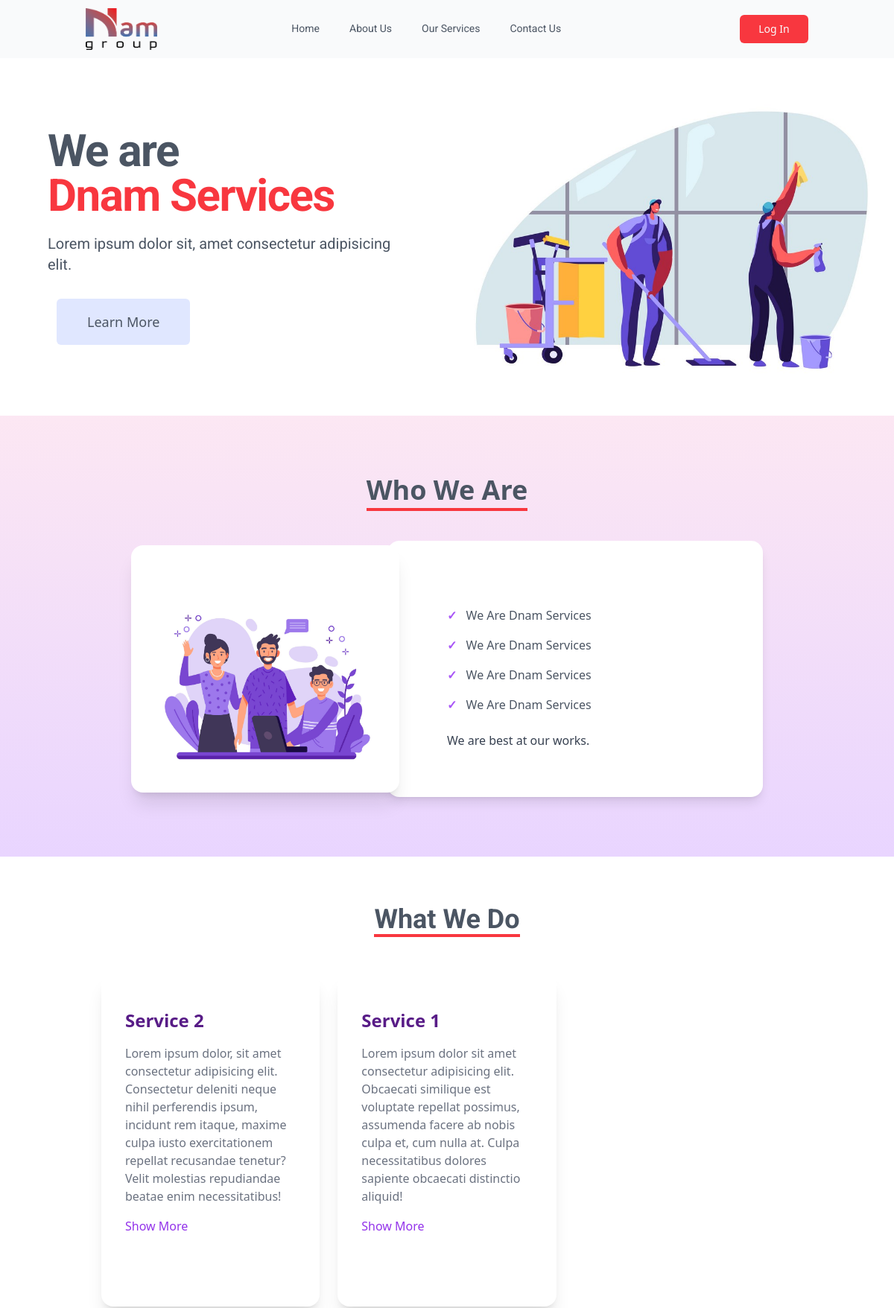
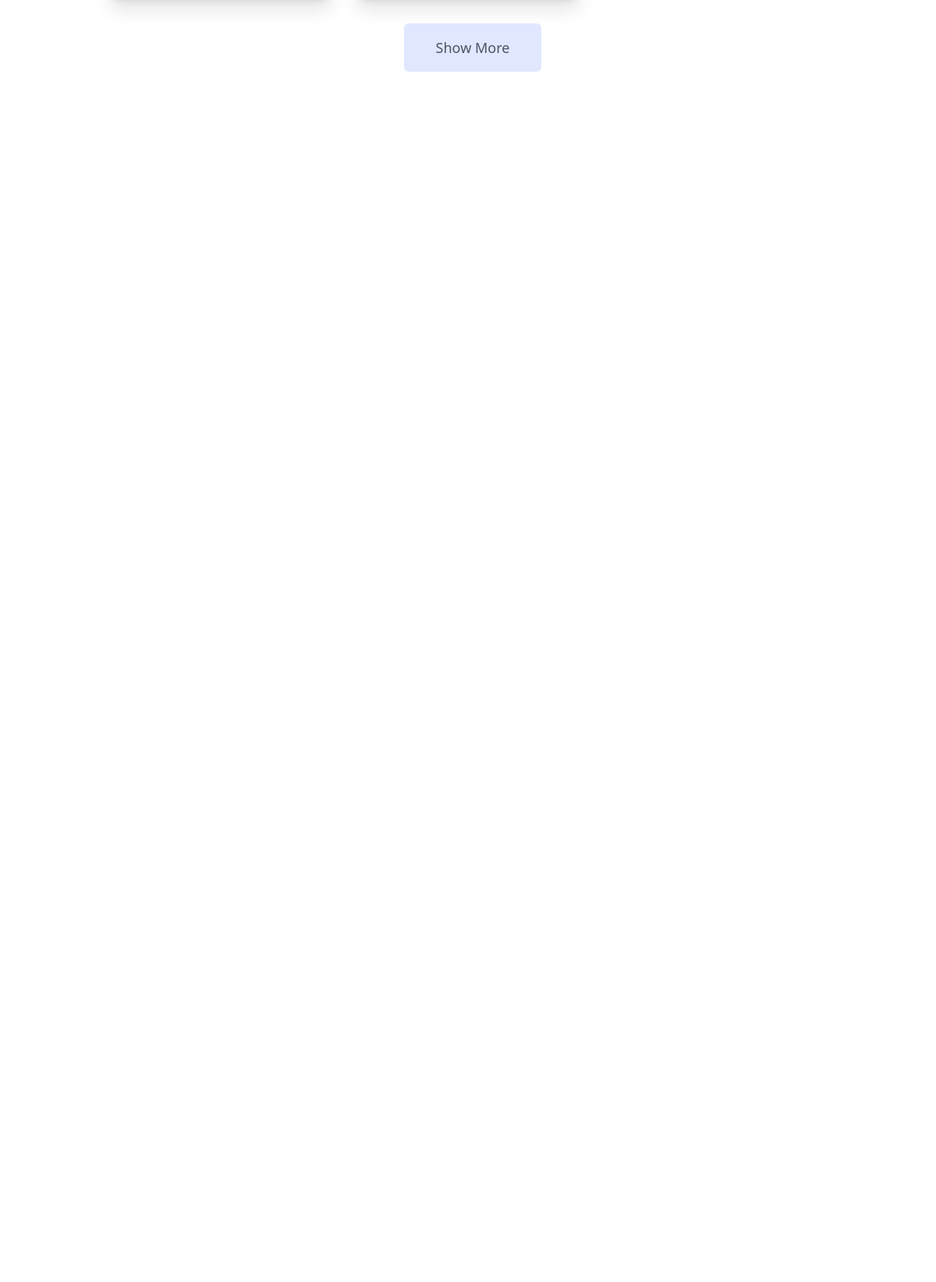
The page / (upper part) on the database its author committed (2 pictures, top to bottom).
### dnamservices/models.py (models this page shows, shortened)
class Services(models.Model):
    name = models.CharField(max_length=50)
    image = models.ImageField(upload_to='media/services')
    detail = models.TextField()
    fade = models.CharField(max_length=50)

### dnamservices/views.py (the view)
# urls.py: path('', HomeView, name = "home"),
def HomeView(request):
    template_name = "dnamservices/home.html"
    service = Services.objects.all().order_by('-id')[0:3]
    form = ContactForm()
    if request.method == "POST":
        form = ContactForm(request.POST)
        if form.is_valid():
            form.save()
        return redirect("home")
    context = {
        'service':service
    }
    return render(request, template_name, context)

### dnamservices/templates/dnamservices/home.html (shortened to what this page needs)
{% extends 'base.html' %}
{% block body-content %}
<div class="mb-10 mt-10 grid grid-flow-col grid-rows-2 sm:grid-rows-1 sm:grid-cols-2 gap-4">
  <div class="flex items-center justify-center" data-aos="fade-left">
    <main class="max-w-screen-xl px-4 lg:px-16">
        <div class="text-left">
          <h2 class="text-4xl tracking-tight font-Roboto leading-10 font-bold text-gray-600 sm:text-5xl sm:leading-none md:text-6xl">
            We are
            <br>
            <span class="text-[#f8373f]">Dnam Services</span>
          </h2>
          <p class="mt-3 text-base text-gray-600 font-Roboto sm:mt-5 sm:text-lg sm:max-w-xl sm:mx-auto md:mt-5 md:text-xl lg:mx-0">
            Lorem ipsum dolor sit, amet consectetur adipisicing elit.
          </p>
          <div class="mt-5 sm:mt-8 sm:flex justify-start">
            <div class="mt-3 sm:mt-0 sm:ml-3">
              <a href="#about" class="w-full flex items-center justify-center px-8 py-3 border border-transparent text-base leading-6 font-medium rounded-md text-gray-600 bg-indigo-100 hover:text-[#f8373f] hover:bg-indigo-50 focus:outline-none focus:shadow-outline-indigo focus:border-indigo-300 transition duration-150 ease-in-out md:py-4 md:text-lg md:px-10">
                Learn More
              </a>
            </div>
          </div>
        </div>
      </main>
  </div>
  <div data-aos="fade-right" class="w-full object-cover  lg:w-full md:h-screen bg-cover bg-center" style="background-image:url(media/images/banner1.jpg); height: 400px;"></div>
</div>
<div class="bg-gradient-to-b from-pink-100 to-purple-200" id="about">
  <div class="container m-auto px-6 py-20 md:px-12 lg:px-20">
      <div class="m-auto text-center lg:w-8/12 xl:w-7/12">
          <h2 class="text-2xl text-gray-600 font-bold md:text-4xl "> <span class="border-b-4 border-[#f8373f]">Who We Are</span> </h2>
      </div>
      <div data-aos="fade-right" class="mt-12 m-auto -space-y-4 items-center justify-center md:flex md:space-y-0 md:-space-x-4 xl:w-10/12">
          <div class="relative z-10 -mx-4 group md:w-6/12 md:mx-0 lg:w-5/12">
              <div class="relative p-6 space-y-6 lg:p-8">
                  <img src="media/images/about.jpg" alt="Hello">
              </div>
          </div>
          <div class="relative group md:w-6/12 lg:w-7/12" data-aos="fade-left">
              <div aria-hidden="true" class="absolute top-0 w-full h-full rounded-2xl bg-white shadow-lg transition duration-500 group-hover:scale-105"></div>
              <div class="relative p-6 pt-16 md:p-8 md:pl-12 md:rounded-r-2xl lg:pl-20 lg:p-16">
                  <ul role="list" class="space-y-4 py-6 text-gray-600">
                      <li class="space-x-2">
                          <span class="text-purple-500 font-semibold">&check;</span>
                          <span>We Are Dnam Services</span>
                      </li>
                      <li class="space-x-2">
                          <span class="text-purple-500 font-semibold">&check;</span>
                          <span>We Are Dnam Services</span>
                      </li>
                      <li class="space-x-2">
                          <span class="text-purple-500 font-semibold">&check;</span>
                          <span>We Are Dnam Services</span>
                      </li>
                      <li class="space-x-2">
                          <span class="text-purple-500 font-semibold">&check;</span>
                          <span>We Are Dnam Services</span>
                      </li>
                  </ul>
                  <p class="text-gray-700">We are best at our works.</p>
              </div>
          </div>
      </div>
  </div>
</div>
  <div class="flex justify-center text-gray-600 font-Roboto font-bold text-2xl mt-16 mb-12 md:text-4xl" data-aos="zoom in" data-aos-anchor-placement="center-bottom">
    <span class="border-b-4 border-[#f8373f]"> What We Do</span>
  </div>
  <div class="container m-auto px-6 text-gray-500 md:px-12 xl:px-0 " data-aos="zoom-in-down" >
      <div class="mx-auto grid gap-6 md:w-3/4 lg:w-full lg:grid-cols-3">
          {% for service in service %}
          <div class="bg-white rounded-2xl shadow-xl px-8 py-12 sm:px-12 lg:px-8">
              <div class="mb-12 space-y-4">
                  <h3 class="text-2xl font-semibold text-purple-900">{{service.name}}</h3>
                  <p class="mb-6">{{service.detail}}</p>
                  <a href="{% url 'servicedetail' service.id %}" class="block font-medium text-purple-600">Show More</a>
              </div>
          </div>
          {% endfor %}
      </div>
  </div>
  <div class="mt-5 sm:mt-8 sm:flex justify-center">
    <div class="mt-3 sm:mt-0 sm:ml-3">
      <a href="{% url 'services' %}" class="w-full flex items-center justify-center px-8 py-3 border border-transparent text-base leading-6 font-medium rounded-md text-gray-600 bg-indigo-100 hover:text-[#f8373f] hover:bg-indigo-50 focus:outline-none focus:shadow-outline-indigo focus:border-indigo-300 transition duration-150 ease-in-out md:py-4 md:text-lg md:px-10">
        Show More
      </a>
    </div>
    </div>
<div class="relative flex items-top justify-center min-h-screen  sm:items-center sm:pt-0" id="contact">
</div>
{% endblock body-content %}

### rows shown on the page
Services: name "Service 2", detail "Lorem ipsum dolor, sit amet consectetur adipisicing elit. Consectetur deleniti neque nihil perferendis ipsum, incidunt rem itaque, maxime culpa iusto exercitationem repellat recusandae tenetur? Velit molestias repudiandae beatae enim necessitatibus!"
Services: name "Service 1", detail "Lorem ipsum dolor sit amet consectetur adipisicing elit. Obcaecati similique est voluptate repellat possimus, assumenda facere ab nobis culpa et, cum nulla at. Culpa necessitatibus dolores sapiente obcaecati distinctio aliquid!"
